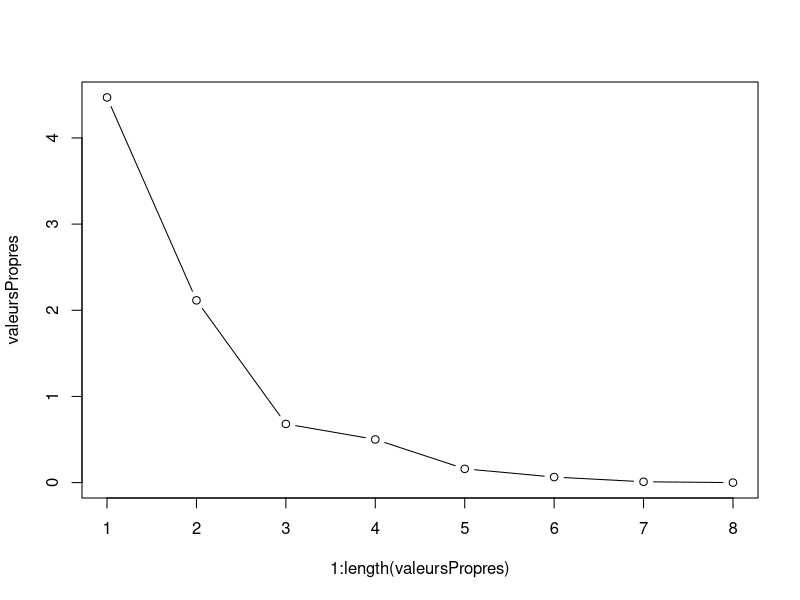
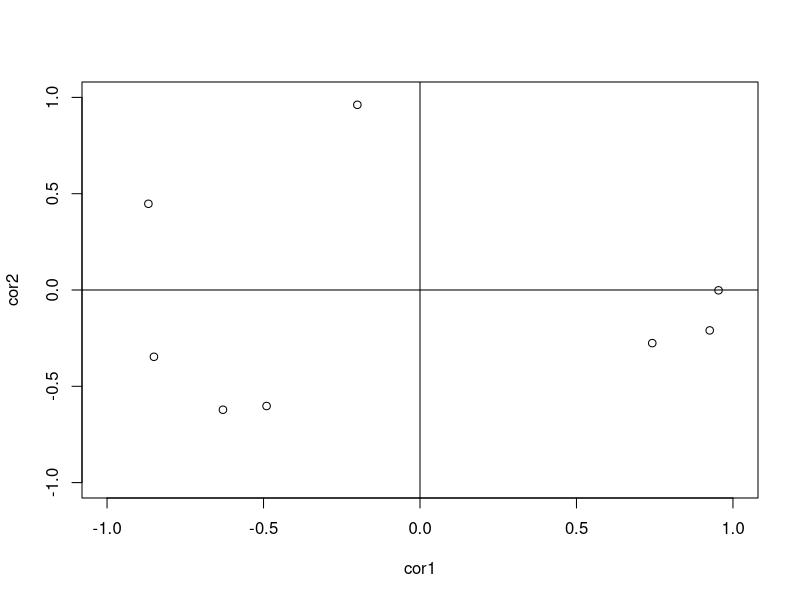
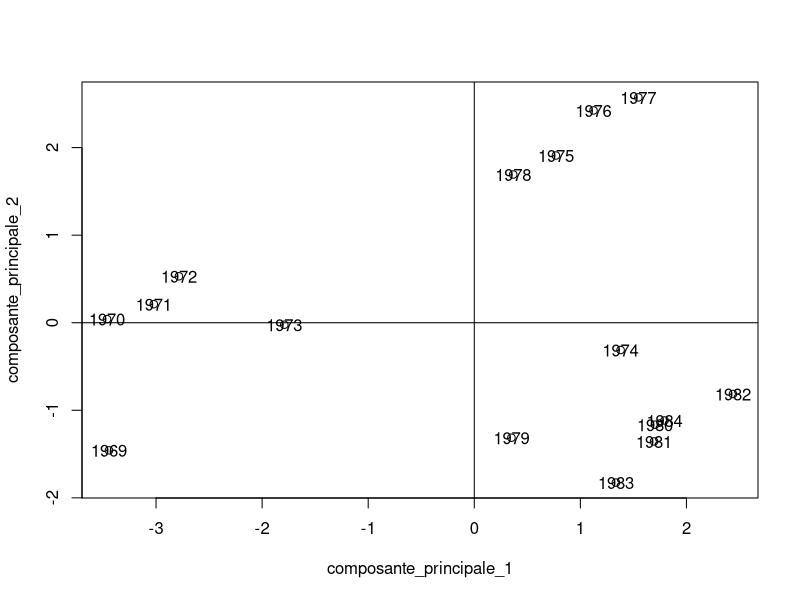

Write R code to recreate these figures, in order.
#==================================#
#                                  #
#       Lecture des données        #
#                                  #
#==================================#

x_matrix <- read.csv("petrole.csv", header = T, sep = ";", row.names = 1); # parse csv file (with ; separator) into matrix

#==================================#
#                                  #
#       Informations basiques      #
#                                  #
#==================================#

message("Summary")
summary(x_matrix); # summary


message("Covariance")
print(cov(x_matrix)); # covariance

message("Columns : "); # number of columns
ncol(x_matrix)
message("Rows : "); # number of rows
nrow(x_matrix);

#==================================#
#                                  #
#    Données centrées réduites     #
#                                  #
#==================================#

centree_reduite <- scale(x_matrix, center = T, scale = T);

#==================================#
#                                  #
# Analyse en composante principale #
#                                  #
#==================================#

# Valeurs propres
propres <- eigen(cor(centree_reduite));
valeursPropres <- propres$values;
vecteursPropres <- propres$vectors;

# Graphique des valeurs propres (éboulis et coude)
png(filename = "eboulis.png"); # start printing plot to png image
plot(1:length(valeursPropres), valeursPropres, type = "b");
dev.off(); # end printing

# Composantes principales
data_acp <- centree_reduite %*% vecteursPropres;

message("Vecteurs propres")
print(vecteursPropres);
message("Valeurs propres")
print(valeursPropres);

composante_principale_1 <- data_acp[,1];
composante_principale_2 <- data_acp[,2];

totalInfo <- sum(valeursPropres, na.rm = FALSE);
qte <- (valeursPropres[1] + valeursPropres[2]) / totalInfo;
message("Quantité d'information avec deux composantes : ", toString(qte * 100),"%");

if (qte < 0.8) {
  composante_principale_3 <- data_acp[, 3]
  qte <- qte + valeursPropres[3];
  message("Ajout d'une troisième composante pour améliorer la quantité d'information : ", toString(qte))
}


# Cercle de correlation
# Calcule de la correlation entre chaque variable et les composantes principales
cor1 <- cor(composante_principale_1,centree_reduite);
cor2 <- cor(composante_principale_2,centree_reduite);
png(filename = "cercle_de_correlation.png"); # start printing plot to png image
plot(cor1, cor2, xlim = c(-1, +1), ylim = c(-1, +1))
abline(h = 0, v = 0)
text(cor1, cor2, labels = colnames(data_acp))
dev.off(); # end printing

# Graphe +/-

tableauplusmoins <- cbind(composante_principale_1, composante_principale_2);
tableauplusmoins;

# Graphe 2D
png(filename = "graphe2D.png"); # start printing plot to png image
plot(composante_principale_1, composante_principale_2)
text(composante_principale_1, composante_principale_2, labels = rownames(data_acp))
abline(h = 0, v = 0)
dev.off(); # end printing